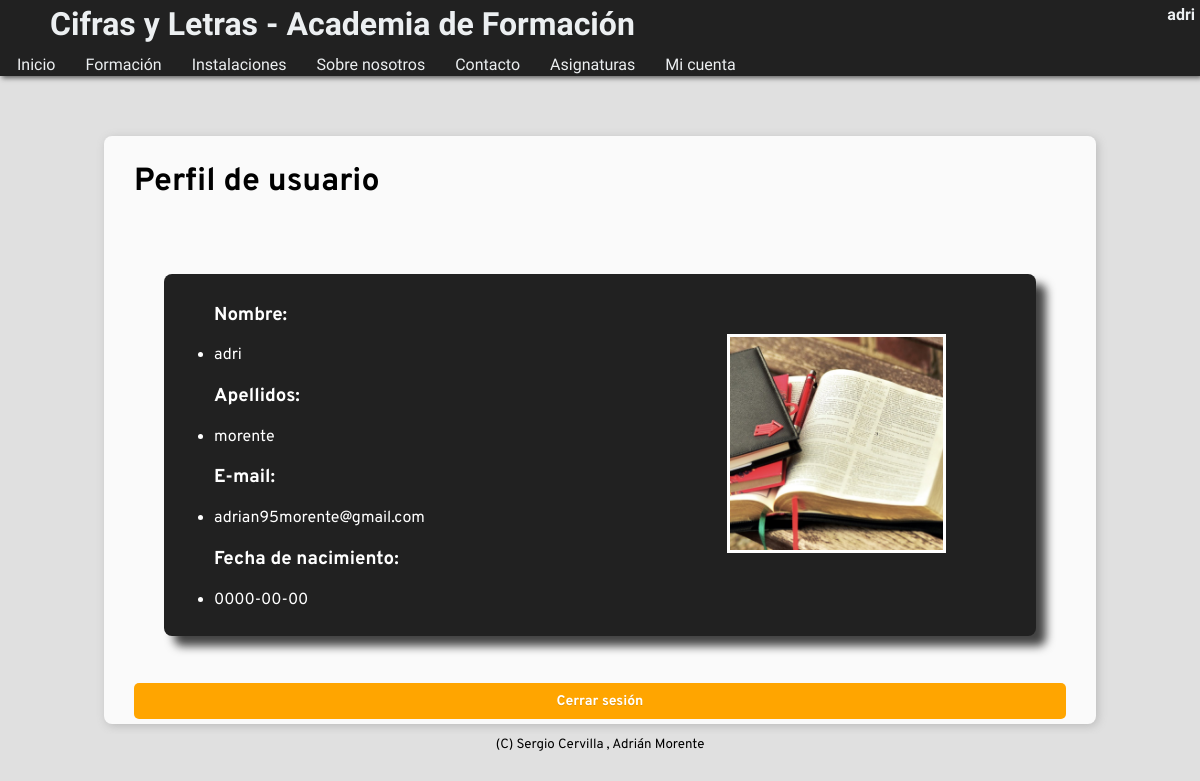
/user.php?p=7 (signed in), run on an earlier commit of the app's database.
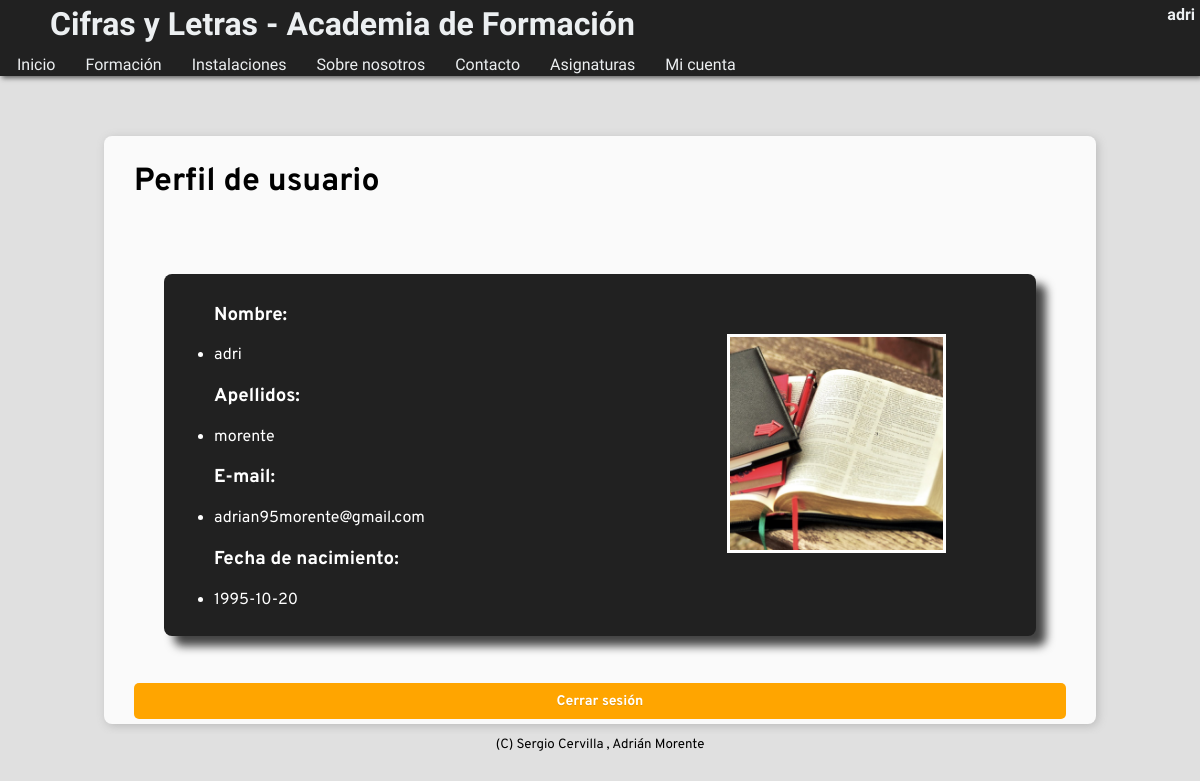
And on a later commit of the database.
### tables this page shows
CREATE TABLE `Teacher` (
  `name` varchar(30) NOT NULL,
  `lastname` varchar(30) NOT NULL,
  `emailTeacher` varchar(50) NOT NULL,
  `birth` date NOT NULL,
  `password` varchar(50) NOT NULL,
  PRIMARY KEY (`emailTeacher`)
);

### php/database-methods.php (the view, shortened to what this page needs)
<?php
  function getUserAttributes($db){
    $active = $_SESSION['login_user'];
    $sql = "SELECT name, lastname, emailTeacher, birth FROM Teacher WHERE name='$active'";
    $result = $db->query($sql);
    if ($result->num_rows > 0){
      while($value = $result->fetch_assoc()){
        echo '<h3>Nombre:</h3>';
        echo '<li>'.$value['name'].'</li>';
        echo '<h3>Apellidos:</h3>';
        echo '<li>'.$value['lastname'].'</li>';
        echo '<h3>E-mail:</h3>';
        echo '<li>'.$value['emailTeacher'].'</li>';
        echo '<h3>Fecha de nacimiento:</h3>';
        echo '<li>'.$value['birth'].'</li>';
      }
    } else
      echo "0 results found...";
  }
?>

### php/users_common_page.php (shortened to what this page needs)
<?php
  function UserHTMLbegin(){
    echo '
    <!DOCTYPE html>
    <html>
    <head>
      <meta charset="utf-8">
      <link rel="stylesheet" href="./css/style.css">
      <link href="https://fonts.googleapis.com/css?family=Overpass" rel="stylesheet">
      <link href="https://fonts.googleapis.com/css?family=Gloria+Hallelujah" rel="stylesheet">
      <link href="https://fonts.googleapis.com/css?family=Patrick+Hand" rel="stylesheet">
      <title>Cifras y Letras</title>
    </head>
    <body>
    ';
  }
  function UserHTMLend(){
    echo'
    </body>
    </html>
    ';
  }
  function UserHTMLheader($activo) {
    echo '
    <div class="top-panel">
      <header>
        <div class="top-header">
          <a class="header-item" href="user.php?p=0"><div class="logo-header">
            <h1>Cifras y Letras - Academia de Formación</h1>
          </div></a>
          <a class="header-item link-item" href="#"><div class="login-header">
            <h4><a href="user.php?p=7">';
            $activeUser = $_SESSION['login_user'];
            echo "$activeUser";
            echo '</a></h4>
          </div></a>
        </div>
      </header>
      <nav>
        <div><ul class="link-item">';
        $items = ["Inicio", "Formación", "Instalaciones", "Sobre nosotros", "Contacto", "Asignaturas", "Mi cuenta"];
          foreach ($items as $k => $v)
            echo "<li".($k==$activo?" class='activo'":"").">"."<a href='user.php?p=".($k)."'>".$v."</a></li>";
        echo '</ul>
        </div>
      </nav>
    </div>';
  }
  function UserHTMLcontent($page){
    echo '<div id="content">';
    switch($page){
      case 7:
        UserHTMLLogin();
        break;
    }
    echo '</div>';
  }
  function UserHTMLfooter(){
    echo'
    <footer>
    <small>(C) Sergio Cervilla , Adrián Morente</small>
    </footer>
    ';
  }
  function UserHTMLLogin(){
    include("config-db.php");
    include("database-methods.php");
    echo '
    <div class="general-content">
      <h1>Perfil de usuario</h1><br>
      <div class="gallery-content">
        <div class="gallery-image">
          <img src="./images/libros.jpg" alt="libros.jpg" />
        </div>
        <div class="gallery-text">
          <ul class="user-attributes">';
            getUserAttributes($db);
          echo '</ul>
        </div>
      </div>
      <div class="floatable-button">
        <form method="post">
          <input type="submit" formmethod="post" name="submit" class="login login-submit" value="Cerrar sesión">
        </form>
      </div>
    </div>
    ';
  }
?>

### user.php (shortened to what this page needs)
<?php
  require "./php/users_common_page.php";
  UserHTMLbegin();
  if($_SESSION['login_user']){
    UserHTMLheader($_GET["p"]);
    UserHTMLcontent($_GET["p"]);
    UserHTMLfooter();
    UserHTMLend();
  }
  else{
    header("location: index.php?p=0");
  }
?>

### css/style.css (style rules this page uses)
body { margin: 0 auto; background-color: #e0e0e0; }
.top-panel { overflow: auto; background-color: #212121; box-shadow: 2px 2px 5px rgb(94, 94, 94); margin-bottom: 50px; }
.top-panel a { color: #eceff1; text-decoration: none; }
header { font-family: 'Gloria Hallelujah', cursive; overflow: auto; }
.header-item h1,h4 { margin-top: 5px; margin-bottom: 10px; }
.logo-header { float: left; padding-left: 50px; }
.login-header { float: right; padding-right: 5px; }
nav { font-family: 'Patrick Hand', cursive; }
nav ul { margin-top: 0; margin-bottom: 0; overflow: auto; padding: 2px; }
nav li { list-style-type: none; display: inline; padding: 0px 15px 0px 15px; }
#content { overflow: auto; margin-left: 7%; margin-right: 7%; }
.general-content { overflow: auto; padding: 5px 30px 5px 30px; margin: 10px 20px 10px 20px; box-shadow: 2px 2px 10px #BBB; border-radius: 8px; background-color: #fafafa; font-family: 'Overpass', sans-serif; }
.general-content img { width: 250px; margin: 0px 40px 40px 40px; float: right; }
.gallery-content { color: white; font-size: 100%; padding: 10px; background-color: rgb(79, 50, 0); overflow: auto; margin: 30px; border-radius: 8px; font-family: 'Overpass', sans-serif; background-color: #212121; box-shadow: 10px 10px 10px #434343; }
.gallery-content .gallery-text { float: left; width: 50%; }
.gallery-content .gallery-image { float: right; width: 50%; }
.gallery-content .gallery-image img { width: 50%; border: solid 3px white; margin-top: 50px; margin-right: 80px; }
input, textarea { transition: all 800ms; font-family: "Roboto"; resize: none; overflow: auto; outline:none; font-family:inherit; box-sizing:border-box; width: 100%; padding: 0px 4px; color: #34495e; margin-top: 1.25em; }
body { font-family: 'Overpass', sans-serif; }
.login { text-align: center; font-size: 14px; font-family: 'Overpass', sans-serif; font-weight: 700; height: 36px; padding: 0 8px; }
.login-submit { border-radius: 5px; cursor: pointer; border: 0px; color: #fff; text-shadow: 0 1px rgba(0,0,0,0.1); background-color: orange; }
footer { text-align: center; }

What changed in the data, as far as the page shows it:
changed teacher "adri": birth "0000-00-00" → "1995-10-20"
